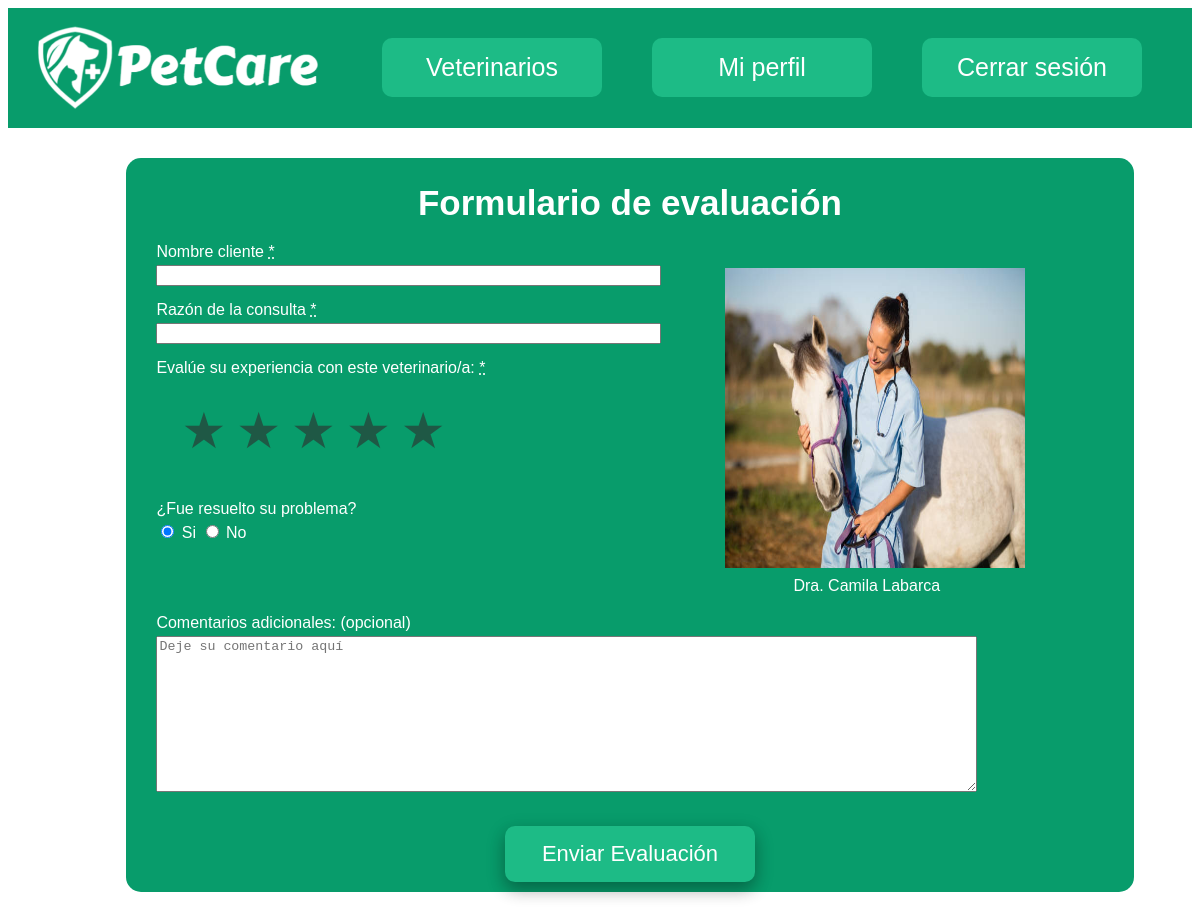
/evaluacionVeterinarios/4/ (signed in), run on the app's committed database.
### gestionVeterinarios/models.py (models this page shows, shortened)
class Veterinario(models.Model):
    pronombres_posibles = [('Dr.', 'Dr.'), ('Dra.','Dra.')]
    nombre = models.CharField(max_length=30)
    apellido = models.CharField(max_length=60)
    pronombre = models.CharField(max_length=5,choices=pronombres_posibles)
    descripcion = models.CharField(max_length=500, blank=True)
    foto = models.ImageField(upload_to='fotos', blank=True, null=True)
    nombre_consulta = models.CharField(max_length=80, blank=True)
    region = models.CharField(max_length=80)
    comuna = models.CharField(max_length=80)
    especialidad = models.CharField(max_length=80)
    animales = models.CharField(max_length=80)
    visitas_a_domicilio = models.BooleanField()
    urgencias = models.BooleanField()
    horario_atencion = models.CharField(max_length=300)
    telefono = models.IntegerField(blank=True, null=True)
    email = models.EmailField()
    pagina_web = models.CharField(max_length=150, blank=True)

### gestionVeterinarios/views.py (the view, shortened to what this page needs)
# urls.py: path('evaluacionVeterinarios/<id_vet>/', views.formEvaluacion, name="eval_vet"),
def formEvaluacion(request, id_vet):
    veterinario=Veterinario.objects.get(id=id_vet)
    if request.method == "GET":
        return render(request, "gestionVeterinarios/formevaluacion.html", {"veterinario":veterinario})

### gestionVeterinarios/templates/gestionVeterinarios/formevaluacion.html (shortened to what this page needs)
<!DOCTYPE html>
<html >
    <head>
    </head>
    <body>
        {% include  "gestionVeterinarios/barra.html" %}
        {% load static %}
        <div class="caja">
            <div class="seccion">Formulario de evaluación</div>
            <form method="POST">
                <div class="top">
                    <div class="izq">
                        <div class="entrada">
                            <div class="etiqueta">Nombre cliente <abbr title="Este campo es obligatorio">*</abbr></div>
                            <input type="text" name="nombre" size="60" required>
                        </div>
                        <div class="entrada">
                            <div class="etiqueta">Razón de la consulta <abbr title="Este campo es obligatorio">*</abbr></div>
                            <input type="text" name="razon_consulta" size="60" required>
                        </div>
                        <div class="entrada">
                            <div class="etiqueta">Evalúe su experiencia con este veterinario/a: <abbr title="Este campo es obligatorio">*</abbr></div>
                            <p class="clasificacion">
                                <label for="radio1" name="estrellas">★</label>
                                <label for="radio2" name="estrellas">★</label>
                                <label for="radio3" name="estrellas">★</label>
                                <label for="radio4" name="estrellas">★</label>
                                <label for="radio5" name="estrellas">★</label>
                            </p>
                        </div>
                        <div class="entrada">
                            <div class="etiqueta">¿Fue resuelto su problema?</div>
                            <input type="radio" id="si" name="problema_resuelto" value="si" checked>
                            <label for="si">Si</label>
                            <input type="radio" id="no" name="problema_resuelto" value="no">
                            <label for="si">No</label>
                        </div>
                    </div>
                    <div class="der">
                        <div class="doctor_evaluado">
                            <div class="cajafoto" name="foto">
                                {% if veterinario.foto%}
                                    <img src="{{ veterinario.foto.url }}" width="300" height="300">
                                {% else %}
                                    <img src="{% static 'gestionVeterinarios/imagen1.png' %}" width="300" height="300">
                                {% endif %}
                            </div>
                            <div class="etiqueta">{{veterinario.pronombre}} {{veterinario.nombre}} {{veterinario.apellido}}</div>
                        </div>
                    </div>
                </div>
                <div class="bot">
                    <div class="entrada">
                        <div class="etiqueta">Comentarios adicionales: (opcional)</div>
                        <textarea name="comentario" placeholder="Deje su comentario aquí" rows="10" cols="100"></textarea>
                    </div>
                    <div class="botonRegistro">
                        <button type="submit" class="registro">Enviar Evaluación</button>
                    </div>
                </div>
            </form>
        </div>
    </body>
</html>

### gestionVeterinarios/templates/gestionVeterinarios/formevaluacion.html (style rules this page uses)
.caja { background-color: #089c6b; border-radius: 15px; margin-left: 10%; margin-right: 10px; padding-top: 10px; padding-bottom: 10px; padding-right: 30px; padding-left: 30px; margin-top: 30px; margin-bottom: 20px; color: white; font-family: sans-serif; width: 80%; }
.seccion { font-family: sans-serif; font-size: 35px; margin-top: 15px; margin-bottom: 5px; font-weight: bold; text-align: center; }
.etiqueta { font-family: sans-serif; font-size: 18; margin-top: 4px; margin-bottom: 4px; }
.entrada { margin-top: 15px; margin-bottom: 15px; }
.top { overflow: hidden; }
.izq { float:left; width: 60%; }
.der { float:left; width: 30%; }
.etiqueta { font-family: Arial, Helvetica, sans-serif; font-size: 18; margin-top: 4px; margin-bottom: 4px; }
p.clasificacion { position: relative; overflow: hidden; display: inline-block; left: 20px; }
p.clasificacion label { float: right; color: #1f5845; font-size: 50px; padding: 5px; }
.doctor_evaluado { text-align: center; margin-top: 40px; }
.cajafoto { margin-bottom: 5px; }
.registro { cursor: pointer; border-radius: 10px; padding: 15px 20px; background-color: rgb(29, 187, 134); box-shadow: 0 8px 16px 0 rgba(0,0,0,0.2), 0 6px 20px 0 rgba(0,0,0,0.19); border: none; color: white; font-size: 22px; transition-duration: 0.4s; width: 250px; font-size: 18; font-weight: 60; font-family: sans-serif; display: inline; margin-top: 15px; }
.botonRegistro { text-align: center; }

### data on the page
Veterinario: foto (picture), pronombre "Dra.", nombre "Camila", apellido "Labarca"
